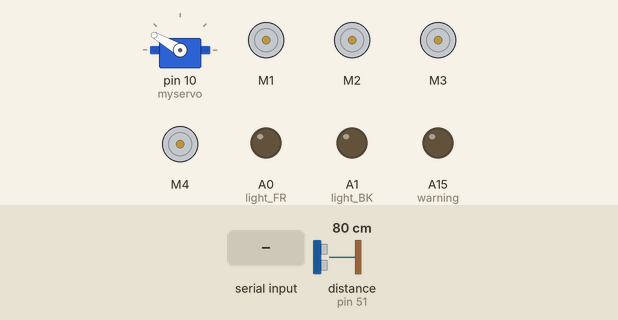
Recording of a sketch running on a simulated Arduino Mega 2560, built with avr-gcc and run on an emulated ATmega2560. Shown: servo, 4 × DC motor (green arrow = forward, orange = backward, longer = faster), output pins drawn as LEDs (lit = HIGH). Wiring (inferred from the names in the program): ultrasonic range finder: trigger pin 50; echo pin 51. The test bench sets the inputs (shaded band); at power-on: distance to the obstacle (sensor on pin 51) 80 cm. The echo pulse lasts 58.3 µs per cm; pins used as bus, display or sensor lines are not drawn.

Above: at 1.2 s.
1.3 s: distance to the obstacle (sensor on pin 51) set to 2 cm
At 2.5 s:
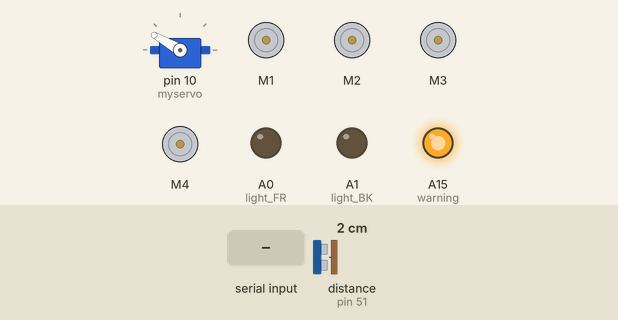
2.8 s: "V" received over the second serial link
At 3.6 s:
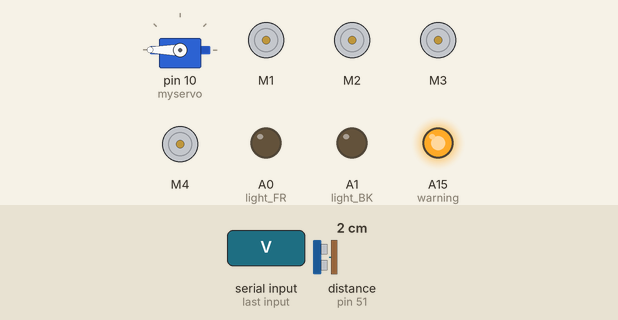
5.8 s: distance to the obstacle (sensor on pin 51) set to 4 cm
8.8 s: distance to the obstacle (sensor on pin 51) set to 35 cm
At 11.5 s:
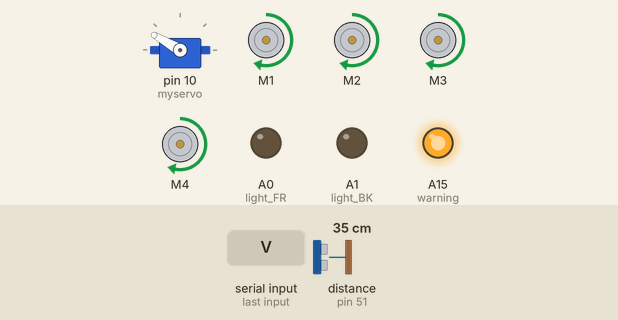
11.8 s: distance to the obstacle (sensor on pin 51) set to 28 cm
At 13.2 s:
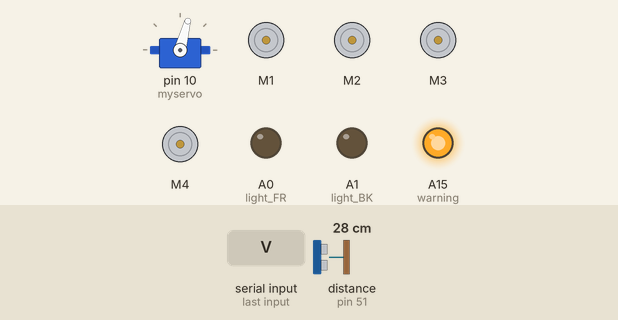
14.8 s: distance to the obstacle (sensor on pin 51) set to 60 cm
At 18.0 s:
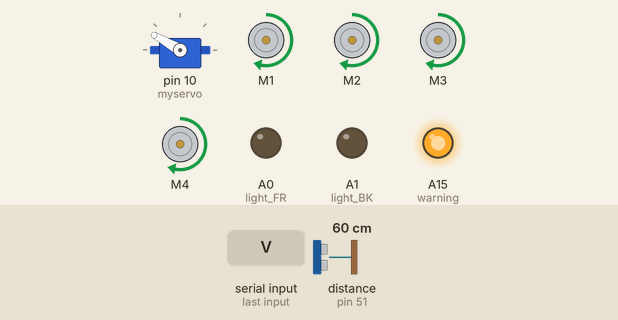
Timing chart, 0 to 18.8 s (numbered marks = the images above; inputs shaded):
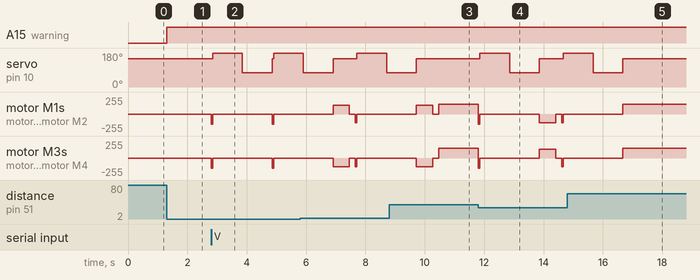

Measured:
- the behaviour switches between 31 and 30 cm on distance to the obstacle (sensor on pin 51) (found by bisection; images 3 and 4)
- after the input at 1.3 s, A15 (warning): LOW → HIGH at once
- after the input at 2.8 s, servo on pin 10 (myservo): 150° → 180° after 0.05 s, → 75° 1.0 s later, → 180° 1.0 s later; motor M1–4: alternates backward 150/255 for 0.05 s and stopped for 2.0 s, starting at once
- after the input at 8.8 s, servo on pin 10 (myservo): goes on until 9.7 s, then stays 150°
- after the input at 11.8 s, servo on pin 10 (myservo): 150° → 180° after 0.05 s, → 75° 1.0 s later, → 150° 1.0 s later, → 180° 0.80 s later; motor M1: forward 150/255 → stopped at once, → backward 130/255 2.1 s later, → stopped 0.55 s later
- after the input at 14.8 s, servo on pin 10 (myservo): goes on until 16.7 s, then stays 150°

The sketch:

code.ino
```cpp
#include <AFMotor.h> // motor shield library
#include <Servo.h>
AF_DCMotor motor1(1, MOTOR12_1KHZ); // set up motors.
AF_DCMotor motor2(2, MOTOR12_1KHZ);
AF_DCMotor motor3(3, MOTOR34_1KHZ);
AF_DCMotor motor4(4, MOTOR34_1KHZ);

#define trigPin 50                 // define the pins of your sensor
#define echoPin 51
#define light_FR  A0             //LED front    pin A0 for Arduino Uno
#define light_BK   A1           //LED back     pin A1 for Arduino Uno
#define RIGHT A3               // Right IR sensor connected to analog pin A2 of Arduino Uno:
#define LEFT A4
#define warning A15

char bt;   //value sent over via bluetooth
Servo myservo;
bool warn = false;
boolean lightFront = false;
boolean lightBack = false;
bool Right_Value = 0; //Variable to store Right IR sensor value:
bool Left_Value = 0;  //Variable to store Left IR sensor value:
bool mode1 = false;
bool mode2 = false;
int Left,Right,L,R;
int vel = 150;
long duration,cm;
byte safeDistance=40;
int pos = 150;


void setup()
        {
            Serial2.begin(9600);
            myservo.attach(10);
            pinMode(light_FR, OUTPUT);
            pinMode(light_BK, OUTPUT);
            pinMode(warning, OUTPUT);
            pinMode(trigPin, OUTPUT);
            pinMode(echoPin, INPUT);
            pinMode(RIGHT, INPUT);
            pinMode(LEFT, INPUT);
            myservo.write(150);
        }


void loop() {
  if (Serial2.available())  //if there is data being recieved
  {
    bt = Serial2.read();  //read it to select mode1
  }
 switch (bt) {
    case 'X': mode1 = true; break;
    case 'V': mode2 = true; break;
    case 'x': mode1 = false; break;
    case 'v': mode2 = false; break;
  }


  if (mode1 == true && mode2 == false)
 {
    followHuman();                   //mode1
  }
   else if (mode2 == true && mode1 == false)
  {
    HandleUltrasonicAvoidance();   //mode2
    lights();
  }
  else
  {
    control();                //mode0
    lights();
  }


}
//mode0
void control()
          {
             servomotor();              //to rotate servoMotor
             blutooth();
             Warn();


          }

 void servomotor()  //son sensor
    {
           myservo.write(pos);
           cm = getDistance();     //get distance from the measurement functions

        if (cm<=safeDistance)
        {
          if (bt=='B'  && pos==150)  //if robot is stop and received B do rotate servo to 180
            {
              pos=0;
              myservo.write(pos);
              cm = getDistance();
            }
            else if (bt=='F'  && pos==0)  //if robot is stop and received F do rotate servo to 0
            {
                pos=150;
                myservo.write(pos);
                cm = getDistance();

            }

        }
    }

void blutooth()
  {
    cm = getDistance();
    if (bt=='F' && cm>safeDistance)
    {
      myservo.write(150);
      pos=150;
      forward();
      cm = getDistance();
    }


    else if (bt=='B' && cm>safeDistance)
    {
    myservo.write(0);
    pos=0;
    back();
    cm = getDistance();
    }

   else if (bt=='L')  //left
    {
      left();
    }

   else if (bt=='R')  //right
    {
     right();
    }
	else if (bt=='I')  //  turn forwardRight
    {
      forwardright();
    }

    else if (bt=='J')  //  turn backright
    {
     backright();
    }

    else if (bt=='G')  //  turn forwardleft
    {
      forwardleft();
    }

    else if (bt=='H')  //  turn backleft
    {
      backleft();
    }

    else if (bt=='S')  // Stop
    {
     Stop();
    }
    //to set speed

    else if (bt == '0'){vel = 0;}
    else if (bt == '1'){vel = 25;}
    else if (bt == '2'){vel = 50;}
    else if (bt == '3'){ vel = 75;}
    else if (bt == '4'){vel = 100;}
    else if (bt == '5'){vel = 125;}
    else if (bt == '6'){vel = 150;}
    else if (bt == '7'){vel = 175;}
    else if (bt == '8'){vel = 200;}
    else if (bt == '9'){vel = 225;}
    else if (bt == 'q'){vel = 255;}


    else{
       Stop();
       }
  }


//mode2
void followHuman()
{
   vel=130;
   Right_Value = digitalRead(RIGHT);             // read the value from Right IR sensor:
   Left_Value = digitalRead(LEFT);               // read the value from Left IR sensor:
   cm = getDistance();
   if(cm > 16 && cm < 40)
   {
     forward();
   }
   else  if(cm > 5 && cm < 15)
   {
     back();
   }

   else if(Right_Value==0 && Left_Value==1)
   {
     left();
   }

   else if(Right_Value==1  &&  Left_Value==0)
   {
     right();
   }

   else
   {
     Stop();
   }
  }

void HandleUltrasonicAvoidance()
{

  cm = getDistance();
  if (cm <= 30)
  {
    Stop();
    back();
    delay(50);
    Stop();
    L = lookLeft();
    delay(500);
    myservo.write(pos);
    R = lookRight();
    delay(500);
    myservo.write(pos);
    if (L < R) {
    vel=130;
      right();
      delay(550);
      Stop();
      delay(200);

     }
   else if (L > R)
   {
    vel=130;
      left();
      delay(550);
      Stop();
      delay(200);
    }
   }
   else
   {
     vel=150;
     forward();

  }


}


int lookLeft()
{
    myservo.write(225);
    delay(500);
    Left = getDistance();
    return Left;


}


int lookRight()
{
    myservo.write(75);
    delay(500);
    Right = getDistance();
    return Right;

}

int lights()
  {
  switch (bt) {
               case 'W':lightFront = true;break;
               case 'w':lightFront = false;break;
               case 'U':lightBack = true;break;
               case 'u':lightBack = false;break;
              }

             if (lightFront) {digitalWrite(light_FR, HIGH);}
             if (!lightFront) {digitalWrite(light_FR, LOW);}
             if (lightBack) {digitalWrite(light_BK, HIGH);}
             if (!lightBack) {digitalWrite(light_BK, LOW);}

      }

int Warn()
      {
        if (cm<=safeDistance)
            {
             warn=true;
            }
        else
            {
            warn=false;
            }
         if (warn) {digitalWrite(warning, HIGH);}
         if (!warn) {digitalWrite(warning, LOW);}
       }


     int getDistance()                                   //Measure the distance to an object
        {

              digitalWrite(trigPin, LOW);
              delayMicroseconds(2);
              digitalWrite(trigPin, HIGH);
              delayMicroseconds(10);
              digitalWrite(trigPin, LOW);
              duration = pulseIn(echoPin, HIGH);   // get a round trip time (microsecond)
              cm = duration/29/2;                  //git distanse by multi duration with speed of sound after convert it to (cm/microsecond)
              return cm;                           //(1/29 = 0.0344 = 340*100/10^6)
        }


void forward()
{
  motor1.setSpeed(vel); //Define maximum velocity
  motor1.run(FORWARD); //rotate the motor clockwise
  motor2.setSpeed(vel); //Define maximum velocity
  motor2.run(FORWARD); //rotate the motor clockwise
  motor3.setSpeed(vel);//Define maximum velocity
  motor3.run(FORWARD); //rotate the motor clockwise
  motor4.setSpeed(vel);//Define maximum velocity
  motor4.run(FORWARD); //rotate the motor clockwise
}

void back()
{
  motor1.setSpeed(vel); //Define maximum velocity
  motor1.run(BACKWARD); //rotate the motor anti-clockwise
  motor2.setSpeed(vel); //Define maximum velocity
  motor2.run(BACKWARD); //rotate the motor anti-clockwise
  motor3.setSpeed(vel); //Define maximum velocity
  motor3.run(BACKWARD); //rotate the motor anti-clockwise
  motor4.setSpeed(vel); //Define maximum velocity
  motor4.run(BACKWARD); //rotate the motor anti-clockwise

 }

void left()
{
  motor1.setSpeed(vel); //Define maximum velocity
  motor1.run(BACKWARD); //rotate the motor anti-clockwise
  motor2.setSpeed(vel); //Define maximum velocity
  motor2.run(BACKWARD); //rotate the motor anti-clockwise
  motor3.setSpeed(vel); //Define maximum velocity
  motor3.run(FORWARD);  //rotate the motor clockwise
  motor4.setSpeed(vel); //Define maximum velocity
  motor4.run(FORWARD);  //rotate the motor clockwise
}

void right()
{
  motor1.setSpeed(vel); //Define maximum velocity
  motor1.run(FORWARD); //rotate the motor clockwise
  motor2.setSpeed(vel); //Define maximum velocity
  motor2.run(FORWARD); //rotate the motor clockwise
  motor3.setSpeed(vel); //Define maximum velocity
  motor3.run(BACKWARD); //rotate the motor anti-clockwise
  motor4.setSpeed(vel); //Define maximum velocity
  motor4.run(BACKWARD); //rotate the motor anti-clockwise
}

void forwardright()
{
  motor1.setSpeed(vel); //Define maximum velocity
  motor1.run(FORWARD); //rotate the motor clockwise
  motor2.setSpeed(vel); //Define maximum velocity
  motor2.run(FORWARD); //rotate the motor clockwise
  motor3.setSpeed(vel/4); //Define 0.75% of maximum velocity
  motor3.run(FORWARD); //rotate the motor anti-clockwise
  motor4.setSpeed(vel); //Define maximum velocity
  motor4.run(FORWARD); //rotate the motor anti-clockwise
}

void forwardleft()
{
  motor1.setSpeed(vel); //rotate the motor clockwise
  motor2.setSpeed(vel/4); //Define 0.75% of maximum velocity
  motor1.run(FORWARD); //Define maximum velocity
  motor2.run(FORWARD); //rotate the motor clockwise
  motor3.setSpeed(vel); //Define maximum velocity
  motor3.run(FORWARD); //rotate the motor anti-clockwise
  motor4.setSpeed(vel); //Define maximum velocity
  motor4.run(FORWARD); //rotate the motor anti-clockwise
}

void backright()
{
  motor1.setSpeed(vel); //Define maximum velocity
  motor1.run(BACKWARD); //rotate the motor clockwise
  motor2.setSpeed(vel); //Define maximum velocity
  motor2.run(BACKWARD); //rotate the motor clockwise
  motor3.setSpeed(vel); //Define maximum velocity
  motor3.run(BACKWARD); //rotate the motor anti-clockwise
  motor4.setSpeed(vel/4); //Define 0.75% of maximum velocity
  motor4.run(BACKWARD); //rotate the motor anti-clockwise
}

void backleft()
{
  motor1.setSpeed(vel); //Define maximum velocity
  motor1.run(BACKWARD); //rotate the motor clockwise
  motor2.setSpeed(vel/4); //Define 0.75% of maximum velocity
  motor2.run(BACKWARD); //rotate the motor clockwise
  motor3.setSpeed(vel); //Define maximum velocity
  motor3.run(BACKWARD); //rotate the motor anti-clockwise
  motor4.setSpeed(vel); //Define maximum velocity
  motor4.run(BACKWARD); //rotate the motor anti-clockwise
}

void Stop()
{
motor1.setSpeed(vel); //Define minimum velocity
motor1.run(RELEASE); //stop the motor when release the button
motor2.setSpeed(vel); //Define minimum velocity
motor2.run(RELEASE); //rotate the motor clockwise
motor3.setSpeed(vel); //Define minimum velocity
motor3.run(RELEASE); //stop the motor when release the button
motor4.setSpeed(vel); //Define minimum velocity
motor4.run(RELEASE); //stop the motor when release the button
}
```
